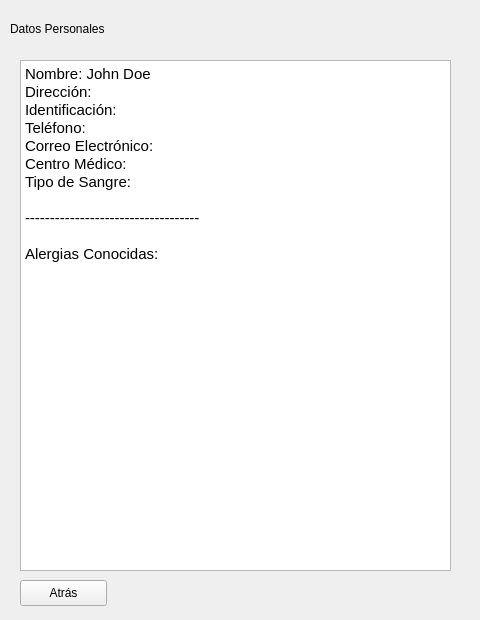
<?xml version="1.0" encoding="UTF-8"?>
<ui version="4.0">
 <class>menuPersonalData</class>
 <widget class="QWidget" name="menuPersonalData">
  <property name="geometry">
   <rect>
    <x>0</x>
    <y>0</y>
    <width>480</width>
    <height>620</height>
   </rect>
  </property>
  <property name="minimumSize">
   <size>
    <width>480</width>
    <height>620</height>
   </size>
  </property>
  <property name="maximumSize">
   <size>
    <width>900</width>
    <height>1600</height>
   </size>
  </property>
  <property name="windowTitle">
   <string>Form</string>
  </property>
  <property name="autoFillBackground">
   <bool>true</bool>
  </property>
  <widget class="QLabel" name="personalDataLabel">
   <property name="geometry">
    <rect>
     <x>10</x>
     <y>20</y>
     <width>121</width>
     <height>18</height>
    </rect>
   </property>
   <property name="text">
    <string>Datos Personales</string>
   </property>
  </widget>
  <widget class="QPushButton" name="backButton">
   <property name="geometry">
    <rect>
     <x>20</x>
     <y>580</y>
     <width>87</width>
     <height>26</height>
    </rect>
   </property>
   <property name="autoFillBackground">
    <bool>true</bool>
   </property>
   <property name="text">
    <string>Atrás</string>
   </property>
  </widget>
  <widget class="QTextBrowser" name="textBrowser">
   <property name="geometry">
    <rect>
     <x>20</x>
     <y>60</y>
     <width>431</width>
     <height>511</height>
    </rect>
   </property>
   <property name="html">
    <string>&lt;!DOCTYPE HTML PUBLIC &quot;-//W3C//DTD HTML 4.0//EN&quot; &quot;http://www.w3.org/TR/REC-html40/strict.dtd&quot;&gt;
&lt;html&gt;&lt;head&gt;&lt;meta name=&quot;qrichtext&quot; content=&quot;1&quot; /&gt;&lt;meta charset=&quot;utf-8&quot; /&gt;&lt;style type=&quot;text/css&quot;&gt;
p, li { white-space: pre-wrap; }
hr { height: 1px; border-width: 0; }
li.unchecked::marker { content: &quot;\2610&quot;; }
li.checked::marker { content: &quot;\2612&quot;; }
&lt;/style&gt;&lt;/head&gt;&lt;body style=&quot; font-family:'Cantarell'; font-size:11pt; font-weight:400; font-style:normal;&quot;&gt;
&lt;p style=&quot; margin-top:0px; margin-bottom:0px; margin-left:0px; margin-right:0px; -qt-block-indent:0; text-indent:0px;&quot;&gt;Nombre: John Doe&lt;/p&gt;
&lt;p style=&quot; margin-top:0px; margin-bottom:0px; margin-left:0px; margin-right:0px; -qt-block-indent:0; text-indent:0px;&quot;&gt;Dirección: &lt;/p&gt;
&lt;p style=&quot; margin-top:0px; margin-bottom:0px; margin-left:0px; margin-right:0px; -qt-block-indent:0; text-indent:0px;&quot;&gt;Identificación: &lt;/p&gt;
&lt;p style=&quot; margin-top:0px; margin-bottom:0px; margin-left:0px; margin-right:0px; -qt-block-indent:0; text-indent:0px;&quot;&gt;Teléfono: &lt;/p&gt;
&lt;p style=&quot; margin-top:0px; margin-bottom:0px; margin-left:0px; margin-right:0px; -qt-block-indent:0; text-indent:0px;&quot;&gt;Correo Electrónico: &lt;/p&gt;
&lt;p style=&quot; margin-top:0px; margin-bottom:0px; margin-left:0px; margin-right:0px; -qt-block-indent:0; text-indent:0px;&quot;&gt;Centro Médico:&lt;/p&gt;
&lt;p style=&quot; margin-top:0px; margin-bottom:0px; margin-left:0px; margin-right:0px; -qt-block-indent:0; text-indent:0px;&quot;&gt;Tipo de Sangre:&lt;/p&gt;
&lt;p style=&quot;-qt-paragraph-type:empty; margin-top:0px; margin-bottom:0px; margin-left:0px; margin-right:0px; -qt-block-indent:0; text-indent:0px;&quot;&gt;&lt;br /&gt;&lt;/p&gt;
&lt;p style=&quot; margin-top:0px; margin-bottom:0px; margin-left:0px; margin-right:0px; -qt-block-indent:0; text-indent:0px;&quot;&gt;-----------------------------------&lt;/p&gt;
&lt;p style=&quot;-qt-paragraph-type:empty; margin-top:0px; margin-bottom:0px; margin-left:0px; margin-right:0px; -qt-block-indent:0; text-indent:0px;&quot;&gt;&lt;br /&gt;&lt;/p&gt;
&lt;p style=&quot; margin-top:0px; margin-bottom:0px; margin-left:0px; margin-right:0px; -qt-block-indent:0; text-indent:0px;&quot;&gt;Alergias Conocidas:&lt;/p&gt;&lt;/body&gt;&lt;/html&gt;</string>
   </property>
  </widget>
 </widget>
 <resources/>
 <connections/>
</ui>
